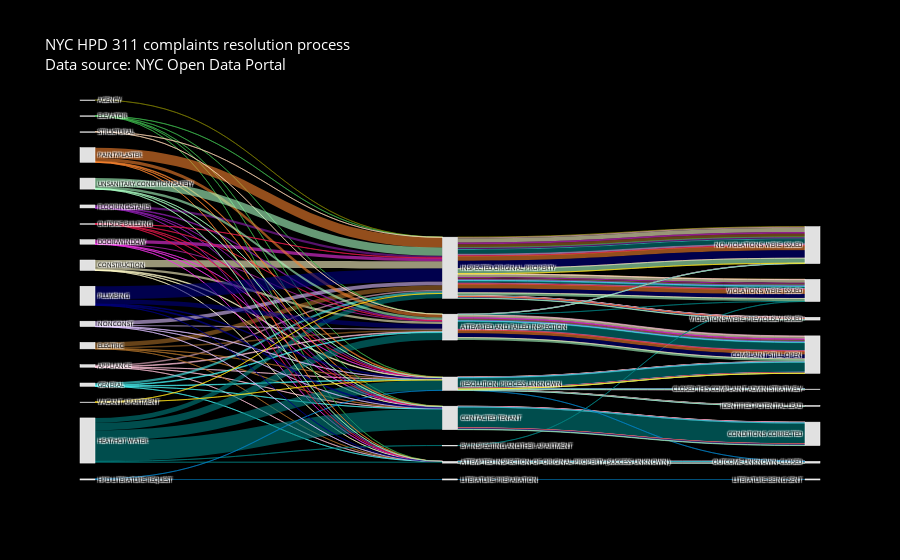

Notebook code cell kept with this figure:
### Markdown cell above
#### v2: Black background

### Code cell
#Black
fig = go.Figure(data=[go.Sankey(
    textfont=dict(size=6, color='black'),
    # Define nodes
    node = dict(
      pad = 50,
      thickness = 15,
      line = dict(color = "white", width = 0.5),
      label =  sankey_info['data']['node']['label'],
      color =  'rgba(225, 225, 225, 1)'
    ),
    # Add links
    link = dict(
      source =  sankey_info['data']['link']['source'],
      target =  sankey_info['data']['link']['target'],
      value =  sankey_info['data']['link']['value'],
      color =  sankey_info['data']['link']['color'],
    label =  sankey_info['data']['link']['label'],
    hovertemplate = 'Complaint type: %{label} <br>Source: %{source.label} <br>Target: %{target.label}'
))])

fig.update_layout(title_text="NYC HPD 311 complaints resolution process<br>Data source: NYC Open Data Portal",
                  font=dict(size = 6, color = 'white'),
                  plot_bgcolor='black',
                  paper_bgcolor='black',
                 title_font_size = 15)
fig.show()
fig.write_html('output/sankey_colored_by_complaint_type_black_background.html')

### Figure 1 — Plotly figure (JSON) as saved in the notebook; plotly's stock layout.template omitted (floating-point values rounded to 4 significant figures; data arrays with more than 128 entries replaced by an {"elided": "..."} marker saying what was removed)
{"data": [{"link": {"color": {"elided": "199 str values"}, "hovertemplate": "Complaint type: %{label} <br>Source: %{source.label} <br>Target: %{target.label}", "label": {"elided": "199 str values"}, "source": {"elided": "199 int values"}, "target": {"elided": "199 int values"}, "value": {"elided": "199 int values"}}, "node": {"color": "rgba(225, 225, 225, 1)", "label": ["AGENCY", "APPLIANCE", "CONSTRUCTION", "DOOR/WINDOW", "ELECTRIC", "ELEVATOR", "FLOORING/STAIRS", "GENERAL", "HEAT/HOT WATER", "HPD LITERATURE REQUEST", "NONCONST", "OUTSIDE BUILDING", "PAINT/PLASTER", "PLUMBING", "STRUCTURAL", "UNSANITARY CONDITION/SAFETY", "VACANT APARTMENT", "INSPECTED ORIGINAL PROPERTY", "ATTEMPTED AND FAILED INSPECTION", "ATTEMPTED INSPECTION OF ORIGINAL PROPERTY (SUCCESS UNKNOWN)", "CONTACTED TENANT", "RESOLUTION PROCESS UNKNOWN", "BY INSPECTING ANOTHER APARTMENT", "LITERATURE PREPARATION", "NO VIOLATIONS WERE ISSUED", "VIOLATIONS WERE ISSUED", "COMPLAINT STILL OPEN", "OUTCOME UNKNOWN CLOSED", "CONDITIONS CORRECTED", "VIOLATIONS WERE PREVIOUSLY ISSUED", "CLOSED THIS COMPLAINT ADMINISTRATIVELY", "IDENTIFIED POTENTIAL LEAD", "LITERATURE BEING SENT"], "line": {"color": "white", "width": 0.5}, "pad": 50, "thickness": 15}, "textfont": {"color": "black", "size": 6}, "type": "sankey"}], "layout": {"font": {"color": "white", "size": 6}, "paper_bgcolor": "black", "plot_bgcolor": "black", "title": {"font": {"size": 15}, "text": "NYC HPD 311 complaints resolution process<br>Data source: NYC Open Data Portal"}}}
